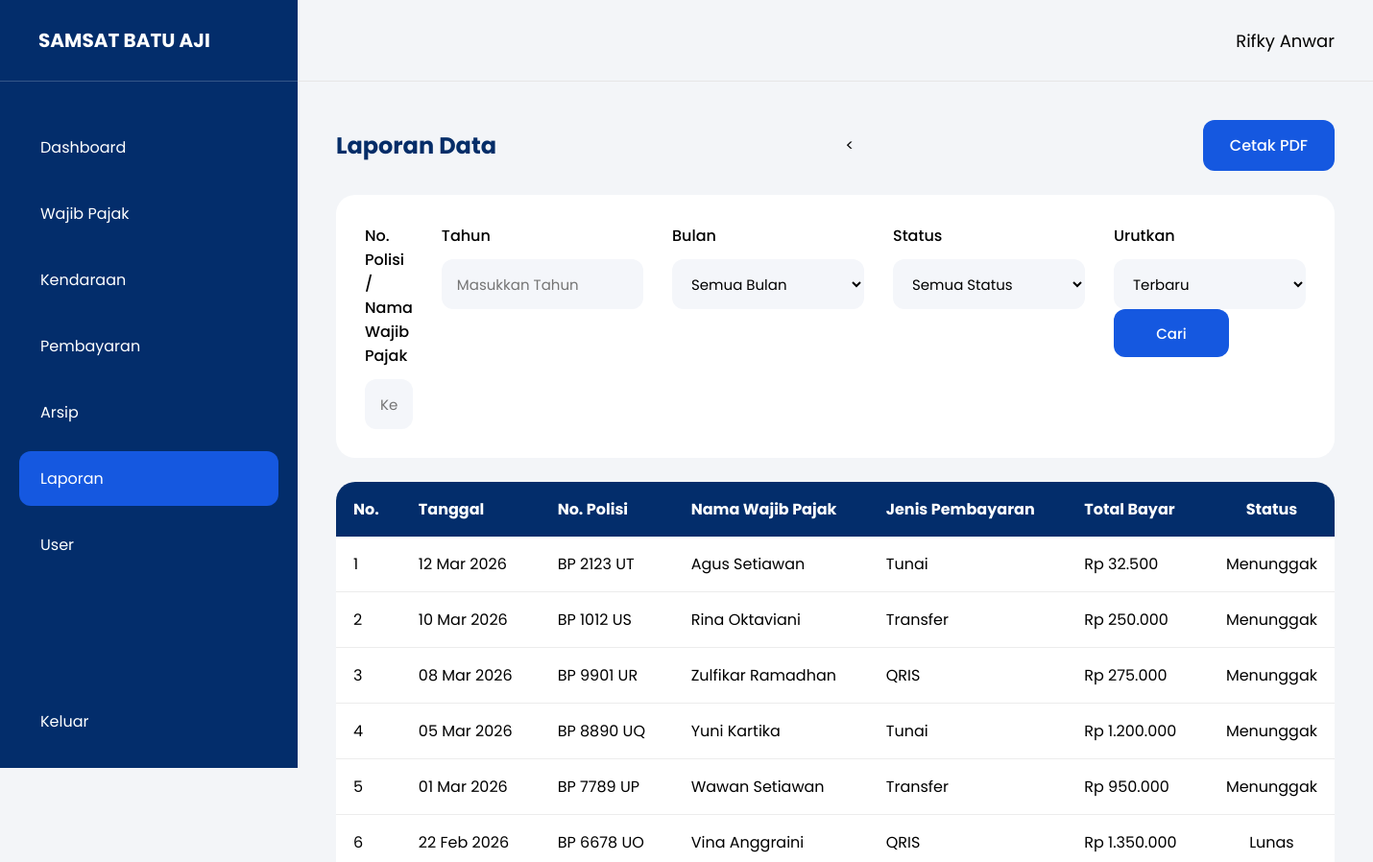
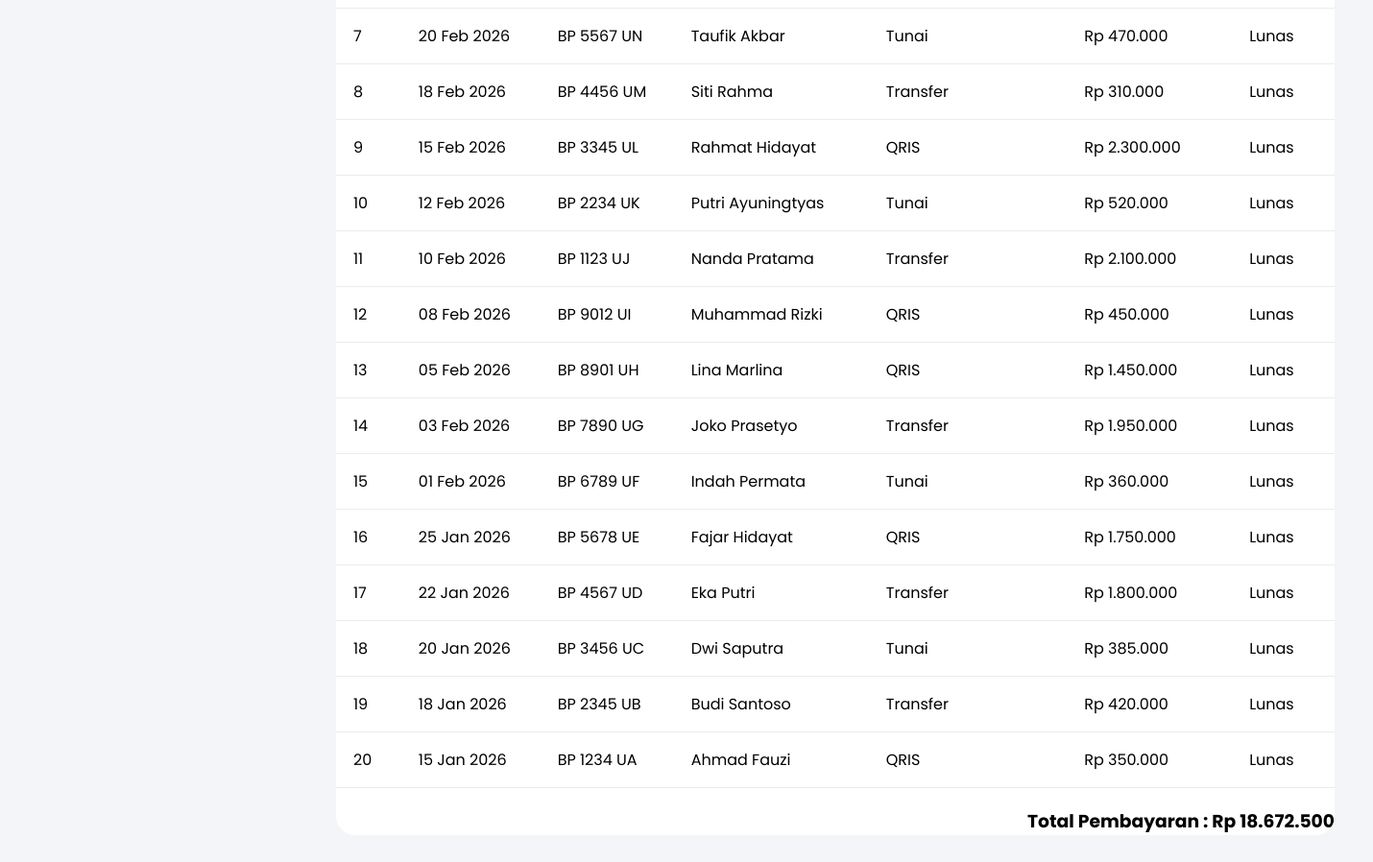
/pages/laporan.php (signed in), run on the app's committed database (2 pictures, top to bottom).
### tables this page shows
CREATE TABLE `pembayaran` (
  `id_pembayaran` int(11) NOT NULL,
  `id_kendaraan` int(11) NOT NULL,
  `tanggal_bayar` date NOT NULL,
  `jenis_pembayaran` enum('QRIS','Transfer','Tunai') NOT NULL,
  `total_bayar` decimal(12,2) NOT NULL,
  `status_pembayaran` enum('Lunas','Menunggak') NOT NULL
);

CREATE TABLE `kendaraan` (
  `id_kendaraan` int(11) NOT NULL,
  `id_wajib_pajak` int(11) NOT NULL,
  `no_polisi` varchar(15) NOT NULL,
  `merk` varchar(50) NOT NULL,
  `tipe` varchar(50) NOT NULL,
  `tahun` year(4) NOT NULL,
  `status` enum('Aktif','Rusak','Dijual') NOT NULL
);

CREATE TABLE `wajib_pajak` (
  `id_wajib_pajak` int(11) NOT NULL,
  `nama` varchar(100) NOT NULL,
  `no_ktp` varchar(16) NOT NULL,
  `alamat` text NOT NULL,
  `no_hp` varchar(15) NOT NULL
);

### pages/laporan.php (the view, shortened to what this page needs)
    <?php
    require_once "../config/database.php";
    $cari = '';
    $status = '';
    $bulan = '';
    $tahun = '';
    $urut = 'DESC';
    $query = mysqli_query(
        $koneksi,
        "SELECT
pembayaran.*,
kendaraan.no_polisi,
wajib_pajak.nama
FROM pembayaran
LEFT JOIN kendaraan
ON pembayaran.id_kendaraan = kendaraan.id_kendaraan
LEFT JOIN wajib_pajak
ON kendaraan.id_wajib_pajak = wajib_pajak.id_wajib_pajak
WHERE
(
    pembayaran.id_pembayaran LIKE '%$cari%'
    OR kendaraan.no_polisi LIKE '%$cari%'
    OR wajib_pajak.nama LIKE '%$cari%'
)
AND
(
    '$status' = ''
    OR pembayaran.status_pembayaran = '$status'
)
AND
(
    '$bulan' = ''
    OR MONTH(pembayaran.tanggal_bayar) = '$bulan'
)
AND
(
    '$tahun' = ''
    OR YEAR(pembayaran.tanggal_bayar) = '$tahun'
)
ORDER BY pembayaran.id_pembayaran $urut"
    );
    ?>
    <!DOCTYPE html>
    <html>
    <head>
        <link rel="stylesheet" href="../assets/css/style.css">
    </head>
    <body>
        <div class="container">
            <div class="sidebar">
                <div class="logo">
                    SAMSAT BATU AJI
                </div>
                <div class="menu">
                    <a href="dashboard.php">
                        Dashboard
                    </a>
                    <a href="wajib_pajak.php">
                        Wajib Pajak
                    </a>
                    <a href="kendaraan.php">
                        Kendaraan
                    </a>
                    <a href="pembayaran.php">
                        Pembayaran
                    </a>
                    <a href="arsip.php">
                        Arsip
                    </a>
                    <a class="active" href="laporan.php">
                        Laporan
                    </a>
                    <?php if ($_SESSION['role'] == 'admin') { ?>
                        <a href="user.php">
                            User
                        </a>
                    <?php } ?>
                </div>
                <div class="logout">
                    <a href="../logout.php">
                        Keluar
                    </a>
                </div>
            </div>
            <div class="main">
                <div class="header">
                    <div class="user-info">
                        <span class="user-name">
                            <?php echo $_SESSION['nama']; ?>
                        </span>
                    </div>
                </div>
                <div class="content">
                    <div class="page-header">
                        <h2>Laporan Data</h2>
                        <<a
                            href="cetak_laporan.php?cari=<?php echo urlencode($cari); ?>&tahun=<?php echo $tahun; ?>&bulan=<?php echo $bulan; ?>&status=<?php echo $status; ?>&urut=<?php echo $urut; ?>"
                            class="btn-add">
                            Cetak PDF
                            </a>
                    </div>
                    <form method="GET">
                        <div class="filter-card">
                            <div class="search-group">
                                <label>
                                    No. Polisi / Nama Wajib Pajak
                                </label>
                                <input
                                    type="text"
                                    name="cari"
                                    value="<?php echo $cari; ?>"
                                    placeholder="Ketik Untuk Mencari">
                            </div>
                            <div class="sort-group">
                                <label>
                                    Tahun
                                </label>
                                <input
                                    type="text"
                                    name="tahun"
                                    value="<?php echo $tahun; ?>"
                                    placeholder="Masukkan Tahun">
                            </div>
                            <div class="sort-group">
                                <label>
                                    Bulan
                                </label>
                                <select name="bulan">
                                    <option value=""
                                        <?php if ($bulan == '') echo 'selected'; ?>>
                                        Semua Bulan
                                    </option>
                                </select>
                            </div>
                            <div class="sort-group">
                                <label>
                                    Status
                                </label>
                                <select name="status">
                                    <option
                                        value=""
                                        <?php if ($status == '') echo 'selected'; ?>>
                                        Semua Status
                                    </option>
                                </select>
                            </div>
                            <div class="sort-group">
                                <label>
                                    Urutkan
                                </label>
                                <select name="urut">
                                    <option
                                        value="baru"
                                        <?php if ($urut == 'DESC') echo 'selected'; ?>>
                                        Terbaru
                                    </option>
                                </select>
                                <button
                                    type="submit"
                                    class="btn-save">
                                    Cari
                                </button>
                            </div>
                        </div>
                    </form>
                    <div class="table-card">
                        <table class="data-table">
                            <thead>
                                <tr>
                                    <th>No.</th>
                                    <th>Tanggal</th>
                                    <th>No. Polisi</th>
                                    <th>Nama Wajib Pajak</th>
                                    <th>Jenis Pembayaran</th>
                                    <th>Total Bayar</th>
                                    <th>Status</th>
                                </tr>
                            </thead>
                            <tbody>
                                <?php
                                if (mysqli_num_rows($query) > 0) {
                                    $no = 1;
                                    while ($data = mysqli_fetch_assoc($query)) {
                                ?>
                                        <tr>
                                            <td><?php echo $no++; ?></td>
                                            <td>
                                                <?php echo date('d M Y', strtotime($data['tanggal_bayar'])); ?>
                                            </td>
                                            <td>
                                                <?php echo $data['no_polisi']; ?>
                                            </td>
                                            <td>
                                                <?php echo $data['nama']; ?>
                                            </td>
                                            <td>
                                                <?php echo $data['jenis_pembayaran']; ?>
                                            </td>
                                            <td>
                                                Rp <?php echo number_format($data['total_bayar'], 0, ',', '.'); ?>
                                            </td>
                                            <td>
                                                <?php echo $data['status_pembayaran']; ?>
                                            </td>
                                        </tr>
                                    <?php
                                    }
                                }
                                ?>
                            </tbody>
                        </table>
                        <?php
                        $total_query = mysqli_query(
                            $koneksi,
                            "SELECT SUM(total_bayar) as total
FROM pembayaran
WHERE
(
    '$status' = ''
    OR status_pembayaran = '$status'
)
AND
(
    '$bulan' = ''
    OR MONTH(tanggal_bayar) = '$bulan'
)
AND
(
    '$tahun' = ''
    OR YEAR(tanggal_bayar) = '$tahun'
)"
                        );
                        $total_data = mysqli_fetch_assoc($total_query);
                        ?>
                        <div style="margin-top:20px; text-align:right;">
                            <h3>
                                Total Pembayaran :
                                Rp <?php echo number_format($total_data['total'], 0, ',', '.'); ?>
                            </h3>
                        </div>
                    </div>
                </div>
            </div>
        </div>
    </body>
    </html>

### assets/css/style.css (style rules this page uses)
* { margin: 0; padding: 0; box-sizing: border-box; font-family: 'Poppins', sans-serif; }
body { background: #F3F5F8; }
.container { display: flex; min-height: 100vh; }
.sidebar { width: 310px; height: 100vh; background: #032D6B; color: white; display: flex; flex-direction: column; position: fixed; top: 0; left: 0; overflow-y: auto; }
.logo { height: 85px; display: flex; align-items: center; padding: 0 40px; font-size: 20px; font-weight: 700; border-bottom: 1px solid rgba(255, 255, 255, .2); }
.menu { padding: 40px 20px; flex: 1; }
.menu a { display: flex; align-items: center; gap: 12px; color: white; text-decoration: none; padding: 16px 22px; margin-bottom: 12px; border-radius: 12px; transition: .3s; }
.menu .active { background: #1558E0; }
.logout { padding: 20px; }
.logout a { display: flex; align-items: center; color: white; text-decoration: none; padding: 16px 22px; border-radius: 12px; transition: .3s; }
.main { flex: 1; margin-left: 310px; }
.header { height: 85px; background: #F3F5F8; display: flex; justify-content: flex-end; align-items: center; padding: 0 40px; border-bottom: 1px solid #E6E6E6; }
.user-info { display: flex; align-items: center; gap: 12px; }
.user-name { font-size: 18px; }
.content { padding: 40px; }
.page-header { display: flex; justify-content: space-between; align-items: center; margin-bottom: 25px; }
.page-header h2 { font-size: 24px; font-weight: 700; color: #052D68; }
.btn-add { background: #1558E0; color: white; text-decoration: none; padding: 14px 28px; border-radius: 12px; font-weight: 500; }
.filter-card { background: white; border-radius: 20px; padding: 30px; display: flex; gap: 30px; margin-bottom: 25px; }
.search-group { flex: 1; }
.sort-group { min-width: 200px; }
.search-group label, .sort-group label { display: block; margin-bottom: 12px; font-weight: 500; }
.search-group input, .sort-group select, .sort-group input { width: 100%; height: 52px; border: none; background: #F4F6FA; border-radius: 12px; padding: 0 16px; font-size: 15px; }
.table-card { background: white; border-radius: 20px; overflow: hidden; }
.data-table { width: 100%; background: white; border-collapse: collapse; }
.data-table th { background: #032D6B; color: white; padding: 16px 18px; text-align: left; }
.data-table td { padding: 16px 18px; border-bottom: 1px solid #ECECEC; }
.data-table th, .data-table td { overflow-wrap: break-word; word-wrap: break-word; }
.data-table th:last-child, .data-table td:last-child { text-align: center; width: 90px; }
.btn-back, .btn-delete, .btn-save { width: 120px; height: 50px; display: flex; justify-content: center; align-items: center; border: none; border-radius: 12px; color: white; text-decoration: none; font-size: 15px; font-weight: 500; cursor: pointer; }
.btn-save { background: #1558E0; }
.data-table td:nth-child(5) { word-break: break-all; }

### data on the page
pembayaran: tanggal_bayar "12 Mar 2026", id_kendaraan.no_polisi "BP 2123 UT", wajib_pajak.nama "Agus Setiawan", jenis_pembayaran "Tunai", total_bayar "32.500", status_pembayaran "Menunggak"
pembayaran: tanggal_bayar "10 Mar 2026", id_kendaraan.no_polisi "BP 1012 US", wajib_pajak.nama "Rina Oktaviani", jenis_pembayaran "Transfer", total_bayar "250.000", status_pembayaran "Menunggak"
pembayaran: tanggal_bayar "08 Mar 2026", id_kendaraan.no_polisi "BP 9901 UR", wajib_pajak.nama "Zulfikar Ramadhan", jenis_pembayaran "QRIS", total_bayar "275.000", status_pembayaran "Menunggak"
pembayaran: tanggal_bayar "05 Mar 2026", id_kendaraan.no_polisi "BP 8890 UQ", wajib_pajak.nama "Yuni Kartika", jenis_pembayaran "Tunai", total_bayar "1.200.000", status_pembayaran "Menunggak"
pembayaran: tanggal_bayar "01 Mar 2026", id_kendaraan.no_polisi "BP 7789 UP", wajib_pajak.nama "Wawan Setiawan", jenis_pembayaran "Transfer", total_bayar "950.000", status_pembayaran "Menunggak"
pembayaran: tanggal_bayar "22 Feb 2026", id_kendaraan.no_polisi "BP 6678 UO", wajib_pajak.nama "Vina Anggraini", jenis_pembayaran "QRIS", total_bayar "1.350.000", status_pembayaran "Lunas"
pembayaran: tanggal_bayar "20 Feb 2026", id_kendaraan.no_polisi "BP 5567 UN", wajib_pajak.nama "Taufik Akbar", jenis_pembayaran "Tunai", total_bayar "470.000", status_pembayaran "Lunas"
pembayaran: tanggal_bayar "18 Feb 2026", id_kendaraan.no_polisi "BP 4456 UM", wajib_pajak.nama "Siti Rahma", jenis_pembayaran "Transfer", total_bayar "310.000", status_pembayaran "Lunas"
pembayaran: tanggal_bayar "15 Feb 2026", id_kendaraan.no_polisi "BP 3345 UL", wajib_pajak.nama "Rahmat Hidayat", jenis_pembayaran "QRIS", total_bayar "2.300.000", status_pembayaran "Lunas"
pembayaran: tanggal_bayar "12 Feb 2026", id_kendaraan.no_polisi "BP 2234 UK", wajib_pajak.nama "Putri Ayuningtyas", jenis_pembayaran "Tunai", total_bayar "520.000", status_pembayaran "Lunas"
pembayaran: tanggal_bayar "10 Feb 2026", id_kendaraan.no_polisi "BP 1123 UJ", wajib_pajak.nama "Nanda Pratama", jenis_pembayaran "Transfer", total_bayar "2.100.000", status_pembayaran "Lunas"
pembayaran: tanggal_bayar "08 Feb 2026", id_kendaraan.no_polisi "BP 9012 UI", wajib_pajak.nama "Muhammad Rizki", jenis_pembayaran "QRIS", total_bayar "450.000", status_pembayaran "Lunas"
pembayaran: tanggal_bayar "05 Feb 2026", id_kendaraan.no_polisi "BP 8901 UH", wajib_pajak.nama "Lina Marlina", jenis_pembayaran "QRIS", total_bayar "1.450.000", status_pembayaran "Lunas"
pembayaran: tanggal_bayar "03 Feb 2026", id_kendaraan.no_polisi "BP 7890 UG", wajib_pajak.nama "Joko Prasetyo", jenis_pembayaran "Transfer", total_bayar "1.950.000", status_pembayaran "Lunas"
pembayaran: tanggal_bayar "01 Feb 2026", id_kendaraan.no_polisi "BP 6789 UF", wajib_pajak.nama "Indah Permata", jenis_pembayaran "Tunai", total_bayar "360.000", status_pembayaran "Lunas"
pembayaran: tanggal_bayar "25 Jan 2026", id_kendaraan.no_polisi "BP 5678 UE", wajib_pajak.nama "Fajar Hidayat", jenis_pembayaran "QRIS", total_bayar "1.750.000", status_pembayaran "Lunas"
pembayaran: tanggal_bayar "22 Jan 2026", id_kendaraan.no_polisi "BP 4567 UD", wajib_pajak.nama "Eka Putri", jenis_pembayaran "Transfer", total_bayar "1.800.000", status_pembayaran "Lunas"
pembayaran: tanggal_bayar "20 Jan 2026", id_kendaraan.no_polisi "BP 3456 UC", wajib_pajak.nama "Dwi Saputra", jenis_pembayaran "Tunai", total_bayar "385.000", status_pembayaran "Lunas"
pembayaran: tanggal_bayar "18 Jan 2026", id_kendaraan.no_polisi "BP 2345 UB", wajib_pajak.nama "Budi Santoso", jenis_pembayaran "Transfer", total_bayar "420.000", status_pembayaran "Lunas"
pembayaran: tanggal_bayar "15 Jan 2026", id_kendaraan.no_polisi "BP 1234 UA", wajib_pajak.nama "Ahmad Fauzi", jenis_pembayaran "QRIS", total_bayar "350.000", status_pembayaran "Lunas"

### other printed values
$_SESSION['nama'] "Rifky Anwar"
$total_data['total'] "18.672.500"
